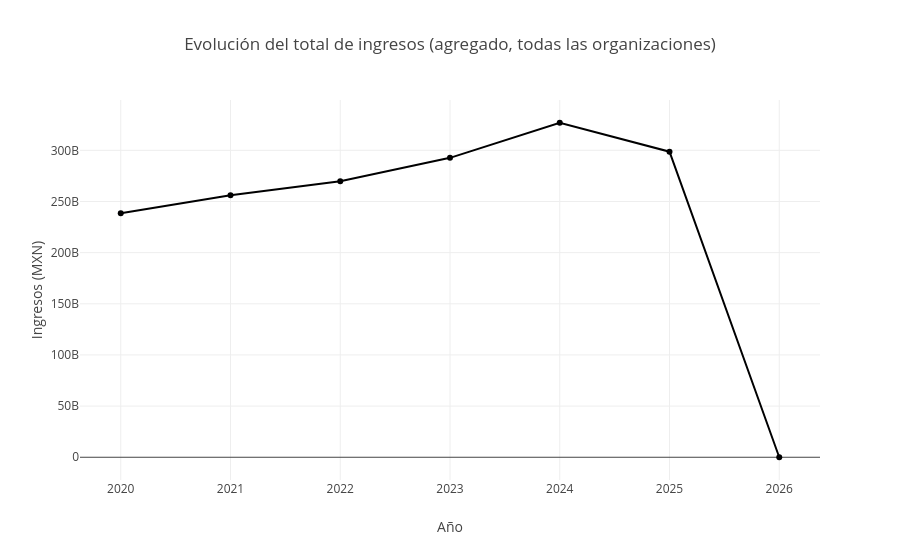

Source (notebook cell):
### Code cell
fig2

### Figure 1 — Plotly figure (JSON) as saved in the notebook; plotly's stock layout.template omitted (floating-point values rounded to 4 significant figures)
{"data": [{"hovertemplate": "Año=%{x}<br>Total Ingresos Anio Fiscal=%{y}<extra></extra>", "legendgroup": "", "line": {"color": "#000001", "dash": "solid"}, "marker": {"symbol": "circle"}, "mode": "lines+markers", "name": "", "orientation": "v", "showlegend": false, "type": "scatter", "x": [2020, 2021, 2022, 2023, 2024, 2025, 2026], "xaxis": "x", "y": [238600000000.0, 256100000000.0, 269700000000.0, 292600000000.0, 327000000000.0, 298700000000.0, 8576000.0], "yaxis": "y"}], "layout": {"legend": {"tracegroupgap": 0}, "title": {"text": "Evolución del total de ingresos (agregado, todas las organizaciones)"}, "xaxis": {"anchor": "y", "domain": [0, 1], "title": {"text": "Año"}}, "yaxis": {"anchor": "x", "domain": [0, 1], "title": {"text": "Ingresos (MXN)"}}}}
